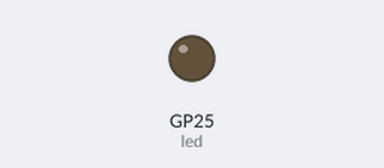
The program below on a simulated Raspberry Pi Pico running MicroPython. Shown: output pins drawn as LEDs (lit = HIGH). Random numbers come from a fixed seed; the clock reads 2024-03-15 10:24:30 at power-on unless the program sets it.

Above: at 0.1 s.
At 37.1 s:
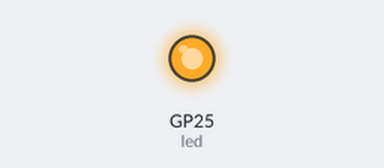
Timing chart, 0 to 38.6 s (numbered marks = the images above):
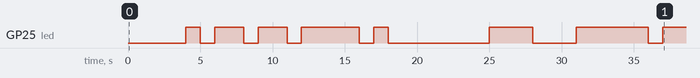

The program:

twinkle_twinkle.py
```python
from machine import Pin
import time
import random

led = Pin(25, Pin.OUT)
timeout = time.time() + 150
while True:
    led.value(1)
    time.sleep(random.randrange(3))
    led.value(0)
    time.sleep(random.randrange(3))
    if time.time() > timeout:
        break
```

Measured:
- by itself, GP25 (led): LOW → HIGH at 4.0 s, → LOW 1.0 s later, → HIGH 1.0 s later, → LOW 2.0 s later, … (15 changes in this stretch)
